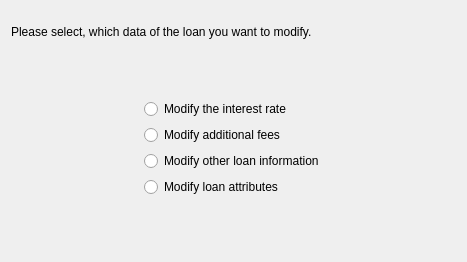
<?xml version="1.0" encoding="UTF-8"?>
<ui version="4.0">
 <class>EditSelectionWizardPage</class>
 <widget class="QWizardPage" name="EditSelectionWizardPage">
  <property name="geometry">
   <rect>
    <x>0</x>
    <y>0</y>
    <width>467</width>
    <height>262</height>
   </rect>
  </property>
  <property name="title">
   <string>Edit selection</string>
  </property>
  <layout class="QVBoxLayout">
   <property name="spacing">
    <number>6</number>
   </property>
   <property name="leftMargin">
    <number>11</number>
   </property>
   <property name="topMargin">
    <number>11</number>
   </property>
   <property name="rightMargin">
    <number>11</number>
   </property>
   <property name="bottomMargin">
    <number>11</number>
   </property>
   <item>
    <widget class="QLabel" name="TextLabel2_2_1">
     <property name="text">
      <string>
Please select, which data of the loan you want to modify.</string>
     </property>
     <property name="alignment">
      <set>Qt::AlignTop</set>
     </property>
     <property name="wordWrap">
      <bool>true</bool>
     </property>
    </widget>
   </item>
   <item>
    <spacer name="Spacer64">
     <property name="orientation">
      <enum>Qt::Vertical</enum>
     </property>
     <property name="sizeType">
      <enum>QSizePolicy::Expanding</enum>
     </property>
     <property name="sizeHint" stdset="0">
      <size>
       <width>0</width>
       <height>48</height>
      </size>
     </property>
    </spacer>
   </item>
   <item>
    <layout class="QHBoxLayout">
     <property name="spacing">
      <number>6</number>
     </property>
     <property name="leftMargin">
      <number>0</number>
     </property>
     <property name="topMargin">
      <number>0</number>
     </property>
     <property name="rightMargin">
      <number>0</number>
     </property>
     <property name="bottomMargin">
      <number>0</number>
     </property>
     <item>
      <spacer name="Spacer67_4">
       <property name="orientation">
        <enum>Qt::Horizontal</enum>
       </property>
       <property name="sizeType">
        <enum>QSizePolicy::Expanding</enum>
       </property>
       <property name="sizeHint" stdset="0">
        <size>
         <width>93</width>
         <height>0</height>
        </size>
       </property>
      </spacer>
     </item>
     <item>
      <widget class="QFrame" name="frame">
       <property name="frameShape">
        <enum>QFrame::NoFrame</enum>
       </property>
       <property name="frameShadow">
        <enum>QFrame::Plain</enum>
       </property>
       <layout class="QVBoxLayout">
        <property name="spacing">
         <number>6</number>
        </property>
        <property name="leftMargin">
         <number>11</number>
        </property>
        <property name="topMargin">
         <number>11</number>
        </property>
        <property name="rightMargin">
         <number>11</number>
        </property>
        <property name="bottomMargin">
         <number>11</number>
        </property>
        <item>
         <widget class="QRadioButton" name="m_editInterestRateButton">
          <property name="text">
           <string>Modify the interest rate</string>
          </property>
          <attribute name="buttonGroup">
           <string notr="true">m_selectionButtonGroup</string>
          </attribute>
         </widget>
        </item>
        <item>
         <widget class="QRadioButton" name="m_editOtherCostButton">
          <property name="text">
           <string>Modify additional fees</string>
          </property>
          <attribute name="buttonGroup">
           <string notr="true">m_selectionButtonGroup</string>
          </attribute>
         </widget>
        </item>
        <item>
         <widget class="QRadioButton" name="m_editOtherInfoButton">
          <property name="text">
           <string>Modify other loan information</string>
          </property>
          <attribute name="buttonGroup">
           <string notr="true">m_selectionButtonGroup</string>
          </attribute>
         </widget>
        </item>
        <item>
         <widget class="QRadioButton" name="m_editAttributesButton">
          <property name="text">
           <string>Modify loan attributes</string>
          </property>
          <attribute name="buttonGroup">
           <string notr="true">m_selectionButtonGroup</string>
          </attribute>
         </widget>
        </item>
       </layout>
      </widget>
     </item>
     <item>
      <spacer name="Spacer66">
       <property name="orientation">
        <enum>Qt::Horizontal</enum>
       </property>
       <property name="sizeType">
        <enum>QSizePolicy::Expanding</enum>
       </property>
       <property name="sizeHint" stdset="0">
        <size>
         <width>108</width>
         <height>0</height>
        </size>
       </property>
      </spacer>
     </item>
    </layout>
   </item>
   <item>
    <spacer name="Spacer65">
     <property name="orientation">
      <enum>Qt::Vertical</enum>
     </property>
     <property name="sizeType">
      <enum>QSizePolicy::Expanding</enum>
     </property>
     <property name="sizeHint" stdset="0">
      <size>
       <width>0</width>
       <height>47</height>
      </size>
     </property>
    </spacer>
   </item>
  </layout>
 </widget>
 <resources/>
 <connections/>
 <buttongroups>
  <buttongroup name="m_selectionButtonGroup"/>
 </buttongroups>
</ui>
